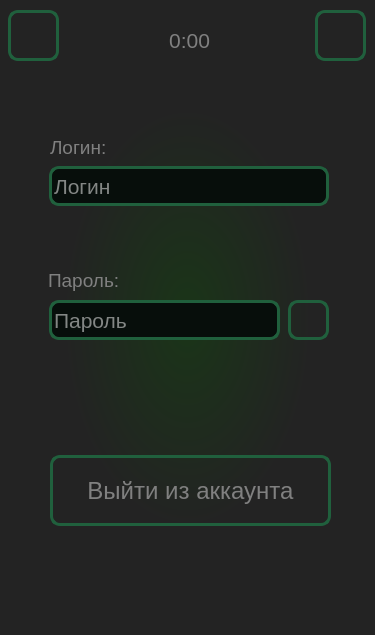
<?xml version="1.0" encoding="UTF-8"?>
<ui version="4.0">
 <class>AccountWindow</class>
 <widget class="QMainWindow" name="AccountWindow">
  <property name="geometry">
   <rect>
    <x>0</x>
    <y>0</y>
    <width>375</width>
    <height>635</height>
   </rect>
  </property>
  <property name="font">
   <font>
    <family>Arimo</family>
    <pointsize>20</pointsize>
   </font>
  </property>
  <property name="windowTitle">
   <string>Account</string>
  </property>
  <property name="styleSheet">
   <string notr="true">background-color: qradialgradient(spread:pad, cx:0.5, cy:0.5, radius:0.5, fx:0.5, fy:0.5, stop:0 rgba(26, 53, 24, 255), stop:0.663158 rgba(35, 35, 35, 255));</string>
  </property>
  <property name="iconSize">
   <size>
    <width>40</width>
    <height>40</height>
   </size>
  </property>
  <property name="tabShape">
   <enum>QTabWidget::Rounded</enum>
  </property>
  <widget class="QWidget" name="centralwidget">
   <widget class="QPushButton" name="home_button">
    <property name="geometry">
     <rect>
      <x>8</x>
      <y>10</y>
      <width>51</width>
      <height>51</height>
     </rect>
    </property>
    <property name="cursor">
     <cursorShape>PointingHandCursor</cursorShape>
    </property>
    <property name="styleSheet">
     <string notr="true">QPushButton{
border: 3px solid #20603D;
border-radius: 10px;
background-color: none;
color: gray
}
QPushButton:hover{
background-color: #1E5945;
}</string>
    </property>
    <property name="text">
     <string/>
    </property>
    <property name="icon">
     <iconset>
      <normaloff>icons/home.png</normaloff>icons/home.png</iconset>
    </property>
    <property name="iconSize">
     <size>
      <width>45</width>
      <height>45</height>
     </size>
    </property>
   </widget>
   <widget class="QPushButton" name="settings_button">
    <property name="geometry">
     <rect>
      <x>315</x>
      <y>10</y>
      <width>51</width>
      <height>51</height>
     </rect>
    </property>
    <property name="cursor">
     <cursorShape>PointingHandCursor</cursorShape>
    </property>
    <property name="styleSheet">
     <string notr="true">QPushButton{
border: 3px solid #20603D;
border-radius: 10px;
background-color: none;
color: gray
}
QPushButton:hover{
background-color: #1E5945;
}</string>
    </property>
    <property name="text">
     <string/>
    </property>
    <property name="icon">
     <iconset>
      <normaloff>icons/settings.png</normaloff>icons/settings.png</iconset>
    </property>
    <property name="iconSize">
     <size>
      <width>40</width>
      <height>40</height>
     </size>
    </property>
   </widget>
   <widget class="QLabel" name="time_label">
    <property name="geometry">
     <rect>
      <x>154</x>
      <y>20</y>
      <width>71</width>
      <height>41</height>
     </rect>
    </property>
    <property name="font">
     <font>
      <family>Arimo</family>
      <pointsize>16</pointsize>
     </font>
    </property>
    <property name="styleSheet">
     <string notr="true">background-color: none;
color: gray</string>
    </property>
    <property name="text">
     <string>0:00</string>
    </property>
    <property name="alignment">
     <set>Qt::AlignCenter</set>
    </property>
   </widget>
   <widget class="QLineEdit" name="login_line">
    <property name="enabled">
     <bool>true</bool>
    </property>
    <property name="geometry">
     <rect>
      <x>49</x>
      <y>166</y>
      <width>280</width>
      <height>40</height>
     </rect>
    </property>
    <property name="font">
     <font>
      <family>Arimo</family>
      <pointsize>16</pointsize>
     </font>
    </property>
    <property name="cursor">
     <cursorShape>IBeamCursor</cursorShape>
    </property>
    <property name="styleSheet">
     <string notr="true">background: #070e0b;
                                          border-radius: 10px;
                                          border: 3px solid #20603D;
                                          color: white</string>
    </property>
    <property name="text">
     <string/>
    </property>
    <property name="maxLength">
     <number>32767</number>
    </property>
    <property name="readOnly">
     <bool>true</bool>
    </property>
    <property name="placeholderText">
     <string>Логин</string>
    </property>
   </widget>
   <widget class="QLineEdit" name="password_line">
    <property name="enabled">
     <bool>true</bool>
    </property>
    <property name="geometry">
     <rect>
      <x>49</x>
      <y>300</y>
      <width>231</width>
      <height>40</height>
     </rect>
    </property>
    <property name="font">
     <font>
      <family>Arimo</family>
      <pointsize>16</pointsize>
     </font>
    </property>
    <property name="autoFillBackground">
     <bool>false</bool>
    </property>
    <property name="styleSheet">
     <string notr="true">background: #070e0b;
                                          border-radius: 10px;
                                          border: 3px solid #20603D;
                                          color: white</string>
    </property>
    <property name="text">
     <string/>
    </property>
    <property name="echoMode">
     <enum>QLineEdit::Normal</enum>
    </property>
    <property name="readOnly">
     <bool>true</bool>
    </property>
    <property name="placeholderText">
     <string>Пароль</string>
    </property>
   </widget>
   <widget class="QPushButton" name="hide_password_button">
    <property name="geometry">
     <rect>
      <x>288</x>
      <y>300</y>
      <width>41</width>
      <height>40</height>
     </rect>
    </property>
    <property name="cursor">
     <cursorShape>PointingHandCursor</cursorShape>
    </property>
    <property name="styleSheet">
     <string notr="true">QPushButton{
border: 3px solid #20603D;
border-radius: 10px;
background-color: none;
color: gray
}
QPushButton:hover{
background-color: #1E5945;
}</string>
    </property>
    <property name="text">
     <string/>
    </property>
    <property name="icon">
     <iconset>
      <normaloff>icons/eye.png</normaloff>icons/eye.png</iconset>
    </property>
    <property name="iconSize">
     <size>
      <width>33</width>
      <height>33</height>
     </size>
    </property>
   </widget>
   <widget class="QPushButton" name="leave_account_button">
    <property name="geometry">
     <rect>
      <x>50</x>
      <y>455</y>
      <width>281</width>
      <height>71</height>
     </rect>
    </property>
    <property name="font">
     <font>
      <family>Arimo</family>
      <pointsize>18</pointsize>
     </font>
    </property>
    <property name="cursor">
     <cursorShape>PointingHandCursor</cursorShape>
    </property>
    <property name="styleSheet">
     <string notr="true">QPushButton{
border: 3px solid #20603D;
border-radius: 10px;
background-color: none;
color: gray
}
QPushButton:hover{
background-color: #1E5945;
}</string>
    </property>
    <property name="text">
     <string>Выйти из аккаунта</string>
    </property>
   </widget>
   <widget class="QLabel" name="login_label">
    <property name="geometry">
     <rect>
      <x>50</x>
      <y>132</y>
      <width>151</width>
      <height>31</height>
     </rect>
    </property>
    <property name="font">
     <font>
      <family>Arimo</family>
      <pointsize>14</pointsize>
     </font>
    </property>
    <property name="styleSheet">
     <string notr="true">background-color: none;
color: gray</string>
    </property>
    <property name="text">
     <string>Логин:</string>
    </property>
   </widget>
   <widget class="QLabel" name="password_name">
    <property name="geometry">
     <rect>
      <x>48</x>
      <y>265</y>
      <width>152</width>
      <height>31</height>
     </rect>
    </property>
    <property name="font">
     <font>
      <pointsize>14</pointsize>
     </font>
    </property>
    <property name="styleSheet">
     <string notr="true">background-color: none;
color: gray</string>
    </property>
    <property name="text">
     <string>Пароль:</string>
    </property>
   </widget>
  </widget>
 </widget>
 <resources/>
 <connections/>
</ui>
